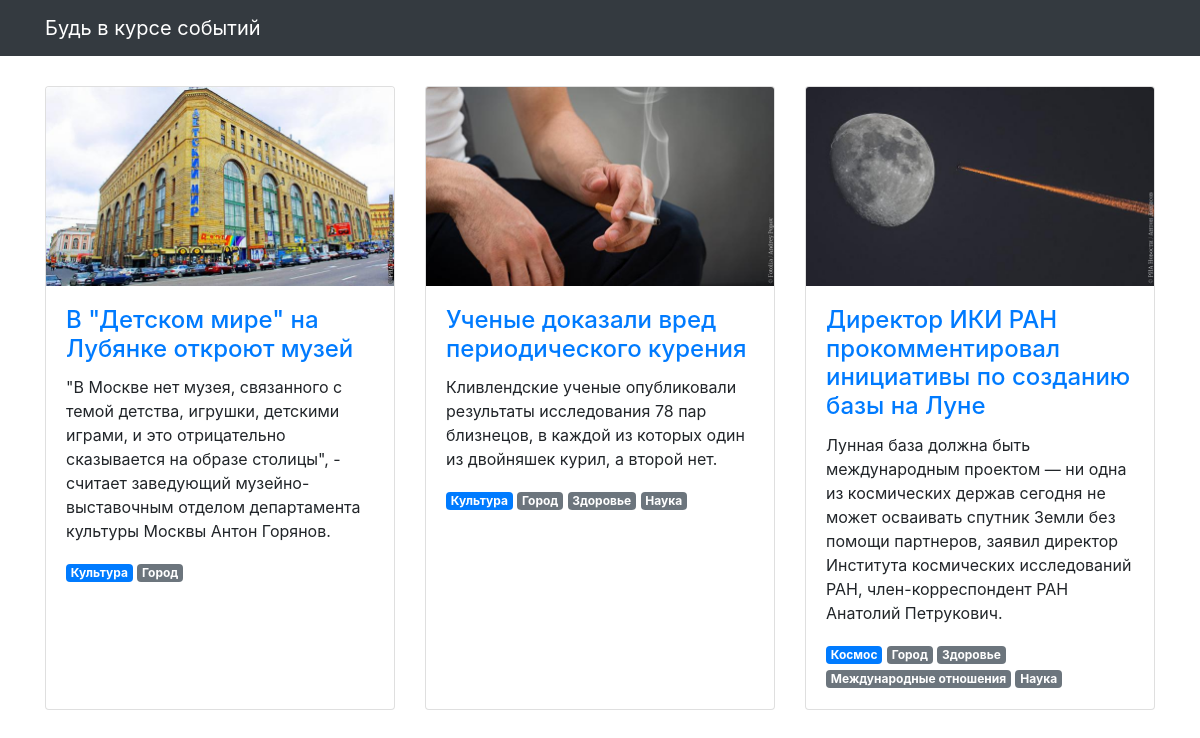
/m2m/, run on the app's committed database.
### m2m/models.py (models this page shows, shortened)
class Article(models.Model):
    title = models.CharField(max_length=256, verbose_name='Название')
    text = models.TextField(verbose_name='Текст')
    published_at = models.DateTimeField(verbose_name='Дата публикации')
    image = models.ImageField(null=True, blank=True, verbose_name='Изображение', )
    sections = models.ManyToManyField('Section', through='Relations', related_name='art')
    class Meta:
        verbose_name = 'Статья'
        verbose_name_plural = 'Статьи'

class Relations(models.Model):
    articles = models.ForeignKey(Article, on_delete=models.CASCADE)
    sections = models.ForeignKey(Section, on_delete=models.CASCADE)
    is_main = models.BooleanField(verbose_name='Основная секция')
    class Meta:
        verbose_name = 'Секция в статье'
        verbose_name_plural = 'Секции в статье'
        ordering = ["-is_main", "sections__name"]

class Section(models.Model):
    name = models.CharField(max_length=64, verbose_name='Секция', null=False)
    class Meta:
        verbose_name = 'Секция'
        verbose_name_plural = 'Секции'

### m2m/views.py (the view)
# urls.py: path('m2m/', articles_list, name='m2m'),
def articles_list(request):
    articles = Article.objects.all().prefetch_related('sections')
    template = 'm2m/news.html'
    context = {'object_list': articles}
    ordering = '-published_at'
    return render(request, template, context)

### m2m/templates/m2m/news.html (shortened to what this page needs)
{% extends "m2m/base.html" %}
{% load static %}
{% block content %}
<div class="row">
    {% for article in object_list %}
    <div class="col-lg-4 col-sm-6 portfolio-item">
        <div class="card h-100">
            <a href="#"><img class="card-img-top" src="{% get_static_prefix %}media/{{ article.image }}" alt=""></a>
            <div class="card-body">
                <h4 class="card-title">
                    <a href="#">{{ article.title }}</a>
                </h4>
                <p class="card-text">{{ article.text }}</p>
                {% for scope in article.relations_set.all %}
                <span class="badge {% if scope.is_main %}badge-primary{% else %}badge-secondary{% endif %}">{{ scope.sections.name }}</span>
                {% endfor %}
            </div>
        </div>
    </div>
    {% endfor %}
</div>
{% endblock %}

### m2m/static/css/3-col-portfolio.css (style rules this page uses)
body { padding-top: 84px; padding-bottom: 84px; }
@media (min-width: 992px) { body { padding-top: 86px; padding-bottom: 86px; } }

### data on the page
Article: image (picture), title "В \"Детском мире\" на Лубянке откроют музей", text "\"В Москве нет музея, связанного с темой детства, игрушки, детскими играми, и это отрицательно сказывается на образе столицы\", - считает заведующий музейно-выставочным отделом департамента культуры Москвы Антон Горянов."
Relations: sections.name "Культура"
Relations: sections.name "Город"
Article: image (picture), title "Ученые доказали вред периодического курения", text "Кливлендские ученые опубликовали результаты исследования 78 пар близнецов, в каждой из которых один из двойняшек курил, а второй нет."
Relations: sections.name "Культура"
Relations: sections.name "Город"
Relations: sections.name "Здоровье"
Relations: sections.name "Наука"
Article: image (picture), title "Директор ИКИ РАН прокомментировал инициативы по созданию базы на Луне", text "Лунная база должна быть международным проектом — ни одна из космических держав сегодня не может осваивать спутник Земли без помощи партнеров, заявил директор Института космических исследований РАН, член-корреспондент РАН Анатолий Петрукович."
Relations: sections.name "Космос"
Relations: sections.name "Город"
Relations: sections.name "Здоровье"
Relations: sections.name "Международные отношения"
Relations: sections.name "Наука"
